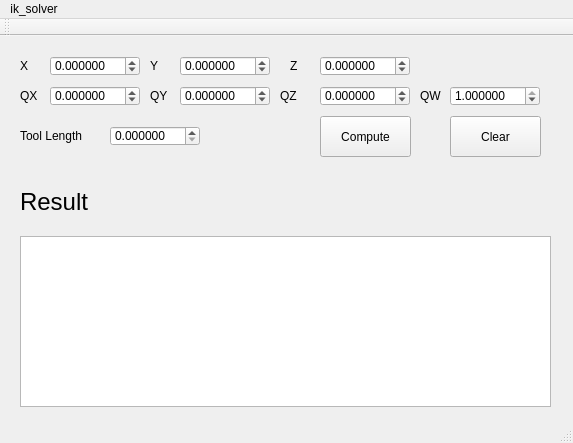
<?xml version="1.0" encoding="UTF-8"?>
<ui version="4.0">
 <class>MainWindow</class>
 <widget class="QMainWindow" name="MainWindow">
  <property name="geometry">
   <rect>
    <x>0</x>
    <y>0</y>
    <width>573</width>
    <height>443</height>
   </rect>
  </property>
  <property name="windowTitle">
   <string>MainWindow</string>
  </property>
  <widget class="QWidget" name="centralWidget">
   <widget class="QLabel" name="label_x">
    <property name="geometry">
     <rect>
      <x>20</x>
      <y>20</y>
      <width>20</width>
      <height>20</height>
     </rect>
    </property>
    <property name="text">
     <string>X</string>
    </property>
   </widget>
   <widget class="QLabel" name="label_z">
    <property name="geometry">
     <rect>
      <x>290</x>
      <y>20</y>
      <width>20</width>
      <height>20</height>
     </rect>
    </property>
    <property name="text">
     <string>Z</string>
    </property>
   </widget>
   <widget class="QLabel" name="label_y">
    <property name="geometry">
     <rect>
      <x>150</x>
      <y>20</y>
      <width>20</width>
      <height>20</height>
     </rect>
    </property>
    <property name="text">
     <string>Y</string>
    </property>
   </widget>
   <widget class="QLabel" name="label_qx">
    <property name="geometry">
     <rect>
      <x>20</x>
      <y>50</y>
      <width>20</width>
      <height>20</height>
     </rect>
    </property>
    <property name="text">
     <string>QX</string>
    </property>
   </widget>
   <widget class="QLabel" name="label_qy">
    <property name="geometry">
     <rect>
      <x>150</x>
      <y>50</y>
      <width>20</width>
      <height>20</height>
     </rect>
    </property>
    <property name="text">
     <string>QY</string>
    </property>
   </widget>
   <widget class="QLabel" name="label_qz">
    <property name="geometry">
     <rect>
      <x>280</x>
      <y>50</y>
      <width>20</width>
      <height>20</height>
     </rect>
    </property>
    <property name="text">
     <string>QZ</string>
    </property>
   </widget>
   <widget class="QLabel" name="label_qw">
    <property name="geometry">
     <rect>
      <x>420</x>
      <y>50</y>
      <width>25</width>
      <height>20</height>
     </rect>
    </property>
    <property name="text">
     <string>QW</string>
    </property>
   </widget>
   <widget class="QLabel" name="label_tool_length">
    <property name="geometry">
     <rect>
      <x>20</x>
      <y>90</y>
      <width>80</width>
      <height>20</height>
     </rect>
    </property>
    <property name="text">
     <string>Tool Length</string>
    </property>
   </widget>
   <widget class="QDoubleSpinBox" name="input_x">
    <property name="geometry">
     <rect>
      <x>50</x>
      <y>20</y>
      <width>90</width>
      <height>20</height>
     </rect>
    </property>
    <property name="decimals">
     <number>6</number>
    </property>
    <property name="minimum">
     <double>-99.989999999999995</double>
    </property>
    <property name="singleStep">
     <double>0.000001000000000</double>
    </property>
   </widget>
   <widget class="QDoubleSpinBox" name="input_z">
    <property name="geometry">
     <rect>
      <x>320</x>
      <y>20</y>
      <width>90</width>
      <height>20</height>
     </rect>
    </property>
    <property name="decimals">
     <number>6</number>
    </property>
    <property name="minimum">
     <double>-99.989999999999995</double>
    </property>
    <property name="singleStep">
     <double>0.000001000000000</double>
    </property>
   </widget>
   <widget class="QDoubleSpinBox" name="input_qx">
    <property name="geometry">
     <rect>
      <x>50</x>
      <y>50</y>
      <width>90</width>
      <height>20</height>
     </rect>
    </property>
    <property name="decimals">
     <number>6</number>
    </property>
    <property name="minimum">
     <double>-1.000000000000000</double>
    </property>
    <property name="maximum">
     <double>1.000000000000000</double>
    </property>
    <property name="singleStep">
     <double>0.000001000000000</double>
    </property>
   </widget>
   <widget class="QDoubleSpinBox" name="input_qy">
    <property name="geometry">
     <rect>
      <x>180</x>
      <y>50</y>
      <width>90</width>
      <height>20</height>
     </rect>
    </property>
    <property name="decimals">
     <number>6</number>
    </property>
    <property name="minimum">
     <double>-1.000000000000000</double>
    </property>
    <property name="maximum">
     <double>1.000000000000000</double>
    </property>
    <property name="singleStep">
     <double>0.000001000000000</double>
    </property>
   </widget>
   <widget class="QDoubleSpinBox" name="input_qz">
    <property name="geometry">
     <rect>
      <x>320</x>
      <y>50</y>
      <width>90</width>
      <height>20</height>
     </rect>
    </property>
    <property name="decimals">
     <number>6</number>
    </property>
    <property name="minimum">
     <double>-1.000000000000000</double>
    </property>
    <property name="maximum">
     <double>1.000000000000000</double>
    </property>
    <property name="singleStep">
     <double>0.000001000000000</double>
    </property>
   </widget>
   <widget class="QDoubleSpinBox" name="input_tool_length">
    <property name="geometry">
     <rect>
      <x>110</x>
      <y>90</y>
      <width>90</width>
      <height>20</height>
     </rect>
    </property>
    <property name="decimals">
     <number>6</number>
    </property>
    <property name="singleStep">
     <double>0.000001000000000</double>
    </property>
    <property name="value">
     <double>0.000000000000000</double>
    </property>
   </widget>
   <widget class="QDoubleSpinBox" name="input_qw">
    <property name="geometry">
     <rect>
      <x>450</x>
      <y>50</y>
      <width>90</width>
      <height>20</height>
     </rect>
    </property>
    <property name="decimals">
     <number>6</number>
    </property>
    <property name="minimum">
     <double>-1.000000000000000</double>
    </property>
    <property name="maximum">
     <double>1.000000000000000</double>
    </property>
    <property name="singleStep">
     <double>0.000001000000000</double>
    </property>
    <property name="value">
     <double>1.000000000000000</double>
    </property>
   </widget>
   <widget class="QDoubleSpinBox" name="input_y">
    <property name="geometry">
     <rect>
      <x>180</x>
      <y>20</y>
      <width>90</width>
      <height>20</height>
     </rect>
    </property>
    <property name="decimals">
     <number>6</number>
    </property>
    <property name="minimum">
     <double>-99.989999999999995</double>
    </property>
    <property name="singleStep">
     <double>0.000001000000000</double>
    </property>
   </widget>
   <widget class="QPushButton" name="button_compute">
    <property name="geometry">
     <rect>
      <x>320</x>
      <y>80</y>
      <width>91</width>
      <height>41</height>
     </rect>
    </property>
    <property name="text">
     <string>Compute</string>
    </property>
   </widget>
   <widget class="QPushButton" name="button_clear">
    <property name="geometry">
     <rect>
      <x>450</x>
      <y>80</y>
      <width>91</width>
      <height>41</height>
     </rect>
    </property>
    <property name="text">
     <string>Clear</string>
    </property>
   </widget>
   <widget class="QTextBrowser" name="text_placeholder">
    <property name="geometry">
     <rect>
      <x>20</x>
      <y>200</y>
      <width>531</width>
      <height>171</height>
     </rect>
    </property>
    <property name="font">
     <font>
      <pointsize>7</pointsize>
     </font>
    </property>
    <property name="readOnly">
     <bool>true</bool>
    </property>
   </widget>
   <widget class="QLabel" name="label_result">
    <property name="geometry">
     <rect>
      <x>20</x>
      <y>150</y>
      <width>81</width>
      <height>31</height>
     </rect>
    </property>
    <property name="font">
     <font>
      <pointsize>18</pointsize>
     </font>
    </property>
    <property name="text">
     <string>Result</string>
    </property>
   </widget>
  </widget>
  <widget class="QMenuBar" name="menuBar">
   <property name="geometry">
    <rect>
     <x>0</x>
     <y>0</y>
     <width>573</width>
     <height>25</height>
    </rect>
   </property>
   <widget class="QMenu" name="menuIk_solver">
    <property name="title">
     <string>ik_solver</string>
    </property>
   </widget>
   <addaction name="menuIk_solver"/>
  </widget>
  <widget class="QToolBar" name="mainToolBar">
   <attribute name="toolBarArea">
    <enum>TopToolBarArea</enum>
   </attribute>
   <attribute name="toolBarBreak">
    <bool>false</bool>
   </attribute>
  </widget>
  <widget class="QStatusBar" name="statusBar"/>
 </widget>
 <layoutdefault spacing="6" margin="11"/>
 <resources/>
 <connections/>
</ui>
